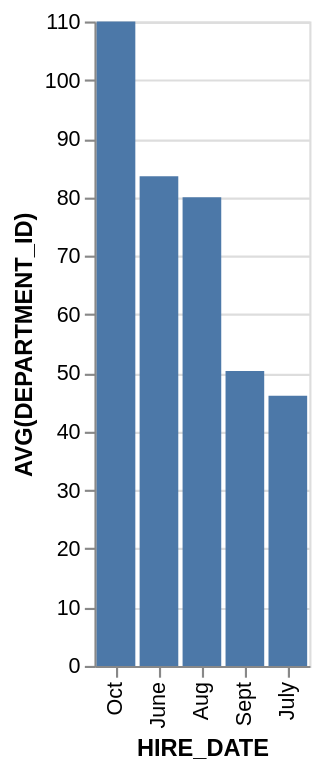

The Vega-Lite source for this figure:
### Vega-Lite specification from a JSON file in a GitHub repository (floating-point values rounded to 4 significant figures)
{"data": {"values": [{"x_data": "Oct", "y_data": 110}, {"x_data": "June", "y_data": 83.57}, {"x_data": "Aug", "y_data": 80}, {"x_data": "Sept", "y_data": 50.33}, {"x_data": "July", "y_data": 46.13}]}, "mark": "bar", "encoding": {"x": {"field": "x_data", "type": "nominal", "title": "HIRE_DATE", "sort": {"op": "sum", "field": "y_data", "order": "descending"}}, "y": {"field": "y_data", "type": "quantitative", "title": "AVG(DEPARTMENT_ID)"}}}
